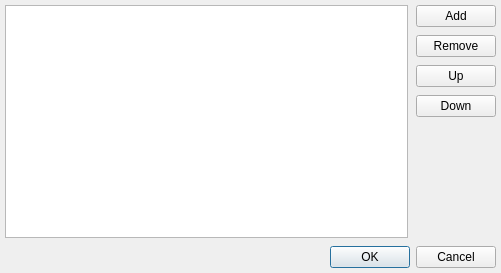
<?xml version="1.0" encoding="UTF-8"?>
<ui version="4.0">
 <class>SetLibraryDialog</class>
 <widget class="QDialog" name="SetLibraryDialog">
  <property name="geometry">
   <rect>
    <x>0</x>
    <y>0</y>
    <width>501</width>
    <height>273</height>
   </rect>
  </property>
  <property name="windowTitle">
   <string>Qt-BSch Set Library</string>
  </property>
  <layout class="QVBoxLayout" name="verticalLayout">
   <property name="spacing">
    <number>8</number>
   </property>
   <property name="margin">
    <number>5</number>
   </property>
   <item>
    <layout class="QHBoxLayout" name="horizontalLayout">
     <item>
      <widget class="QListView" name="libraryList"/>
     </item>
     <item>
      <layout class="QVBoxLayout" name="verticalLayout_2">
       <item>
        <widget class="QPushButton" name="addButton">
         <property name="text">
          <string>Add</string>
         </property>
        </widget>
       </item>
       <item>
        <widget class="QPushButton" name="removeButton">
         <property name="text">
          <string>Remove</string>
         </property>
        </widget>
       </item>
       <item>
        <widget class="QPushButton" name="upButton">
         <property name="text">
          <string>Up</string>
         </property>
        </widget>
       </item>
       <item>
        <widget class="QPushButton" name="downButton">
         <property name="text">
          <string>Down</string>
         </property>
        </widget>
       </item>
       <item>
        <spacer name="verticalSpacer">
         <property name="orientation">
          <enum>Qt::Vertical</enum>
         </property>
         <property name="sizeHint" stdset="0">
          <size>
           <width>20</width>
           <height>40</height>
          </size>
         </property>
        </spacer>
       </item>
      </layout>
     </item>
    </layout>
   </item>
   <item>
    <widget class="QDialogButtonBox" name="buttonBox">
     <property name="orientation">
      <enum>Qt::Horizontal</enum>
     </property>
     <property name="standardButtons">
      <set>QDialogButtonBox::Cancel|QDialogButtonBox::Ok</set>
     </property>
    </widget>
   </item>
  </layout>
 </widget>
 <resources/>
 <connections>
  <connection>
   <sender>buttonBox</sender>
   <signal>accepted()</signal>
   <receiver>SetLibraryDialog</receiver>
   <slot>accept()</slot>
   <hints>
    <hint type="sourcelabel">
     <x>248</x>
     <y>254</y>
    </hint>
    <hint type="destinationlabel">
     <x>157</x>
     <y>274</y>
    </hint>
   </hints>
  </connection>
  <connection>
   <sender>buttonBox</sender>
   <signal>rejected()</signal>
   <receiver>SetLibraryDialog</receiver>
   <slot>reject()</slot>
   <hints>
    <hint type="sourcelabel">
     <x>316</x>
     <y>260</y>
    </hint>
    <hint type="destinationlabel">
     <x>286</x>
     <y>274</y>
    </hint>
   </hints>
  </connection>
 </connections>
</ui>
